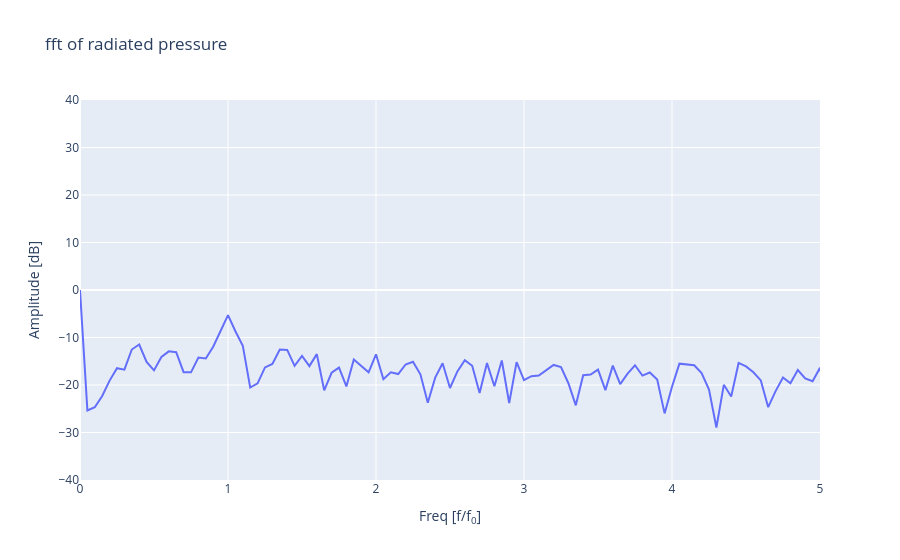

The notebook cell this image was saved under:
### Code cell
fft_results, freq = fft(BD_obj.p_radiated, sampling_rate=fs, fundamental_freq=f0_frequency)
fft_results = np.abs(fft_results)

fig = go.Figure()
fig.add_trace(go.Scatter(x=freq, y=to_dB(fft_results), mode="lines", name="fft"))
fig.update_layout(
    title="fft of radiated pressure",
    xaxis=dict(title="Freq [f/f<sub>0</sub>]", range=[0, 5]),
    yaxis=dict(title="Amplitude [dB]", range=[-40, 40]),
)
fig.show()

### Figure 1 — Plotly figure (JSON) as saved in the notebook; plotly's stock layout.template omitted (floating-point values rounded to 4 significant figures; data arrays with more than 128 entries replaced by an {"elided": "..."} marker saying what was removed)
{"data": [{"mode": "lines", "name": "fft", "type": "scatter", "x": {"elided": "10000 float values"}, "y": {"elided": "10000 float values"}}], "layout": {"title": {"text": "fft of radiated pressure"}, "xaxis": {"range": [0, 5], "title": {"text": "Freq [f/f<sub>0</sub>]"}}, "yaxis": {"range": [-40, 40], "title": {"text": "Amplitude [dB]"}}}}
